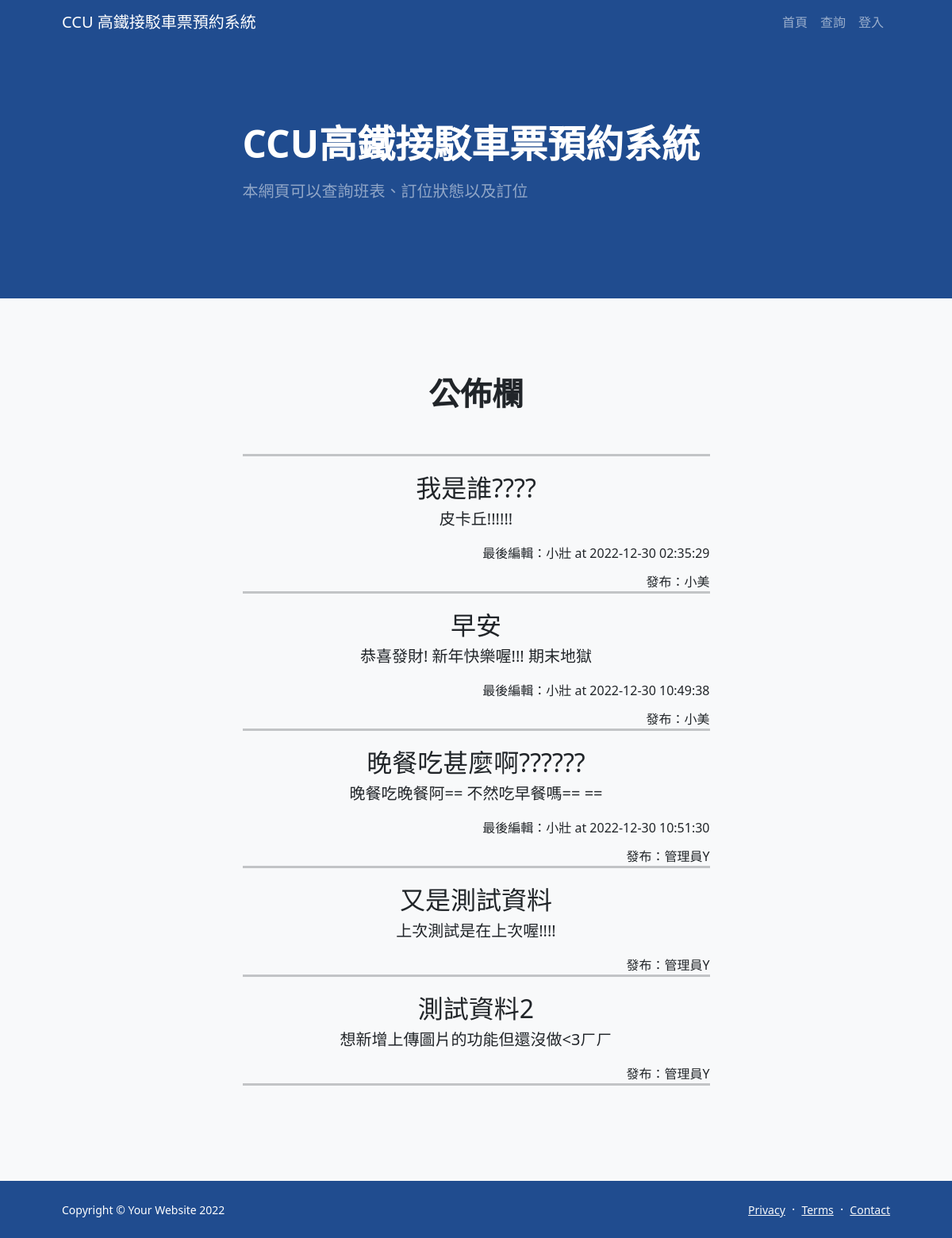
The page / on the database its author committed.
### tables this page shows
CREATE TABLE IF NOT EXISTS `announcement` (
  `index` bigint(20) NOT NULL AUTO_INCREMENT,
  `title` varchar(50) DEFAULT NULL,
  `date` datetime DEFAULT NULL,
  `content` varchar(100) DEFAULT NULL,
  `img` varchar(100) DEFAULT NULL,
  `author` varchar(15) DEFAULT NULL,
  `lastedit` varchar(15) DEFAULT NULL,
  PRIMARY KEY (`index`) USING BTREE
);

### index.php (the view, shortened to what this page needs)
<?php
    require_once 'dbconnection.php';
    $sqlanc = 'SELECT * FROM `announcement` ORDER BY `index` DESC';
    $data = $pdo->prepare($sqlanc);
    $data->execute();
    $item = $data->fetchAll();
?>
<!DOCTYPE html>
<html lang="zh-TW">
    <head>
        <link href="https://cdn.jsdelivr.net/npm/bootstrap-icons@1.5.0/font/bootstrap-icons.css" rel="stylesheet" />
        <link rel="stylesheet" href="https://code.jquery.com/ui/1.13.1/themes/smoothness/jquery-ui.css" type="text/css"/>
        <link href="css/styles.css" rel="stylesheet" />
    </head>
    <body class="d-flex flex-column h-100">
        <main class="flex-shrink-0">
            <nav class="navbar navbar-expand-lg navbar-dark bg-dark">
                <div class="container px-5">
                    <a class="navbar-brand" href="index.php">CCU 高鐵接駁車票預約系統</a>
                    <div class="collapse navbar-collapse" id="navbarSupportedContent">
                        <ul class="navbar-nav ms-auto mb-2 mb-lg-0">
                        <li class="nav-item"><a class="nav-link" href="index.php">首頁</a></li>
                        <li class="nav-item"><a class="nav-link" href="searching.php">查詢</a></li>
                        <?php
                            if (empty($_SESSION)){
                                echo '<li class="nav-item"><a class="nav-link" href="login.php">登入</a></li>';
                            }
                        ?>
                        </ul>
                    </div>
                </div>
            </nav>
            <header class="bg-dark py-5">
                <div class="container px-5">
                    <div class="row gx-5 align-items-center justify-content-center">
                        <div class="col-lg-8 col-xl-7 col-xxl-6">
                            <div class="my-5 text-center text-xl-start">
                                <h1 class="display-5 fw-bolder text-white mb-2">CCU高鐵接駁車票預約系統</h1>
                                <p class="lead fw-normal text-white-50 mb-4">本網頁可以查詢班表、訂位狀態以及訂位</p>
                            </div>
                </div>
            </header>
            <div class="py-5 bg-light" id="announce">
                <div class="container px-5 my-5">
                    <div class="row gx-5 justify-content-center">
                        <div class="col-lg-10 col-xl-7">
                            <div class="text-center">
                                <span class='fw-bold display-6 mb-5'>公佈欄</span>
                                <div class="fs-4 mb-4 ">
                                <br>
                                <hr size='5px' width="100%">
                                <?php
                                $index = 0;
                                foreach($item as $i){
                                    if($index==5)break;
                                    echo '<span class="fs-2 ">';echo $i['title'];echo'</span>';
                                    echo '<div class="d-flex align-items-center justify-content-center fs-5">';
                                    echo '<p>'.$i['content'].'</p>'.'</br>'.'</div>';
                                    if(!is_null($i['lastedit'])){
                                        echo '<span class="fw-normal fs-6 float-end">最後編輯：'.$i['lastedit'].' at '.$i['date'].'</span></br>';
                                    }
                                    echo '<span class="fw-normal fs-6 float-end">發布：'.$i['author'].'</span>';
                                    echo '<hr size="5px" width="100%">';
                                    $index++;
                                }
                                ?>
                                </div>
                            </div>
                        </div>
                    </div>
                </div>
            </div>
        </main>
        <footer class="bg-dark py-4 mt-auto">
            <div class="container px-5">
                <div class="row align-items-center justify-content-between flex-column flex-sm-row">
                    <div class="col-auto"><div class="small m-0 text-white">Copyright &copy; Your Website 2022</div></div>
                    <div class="col-auto">
                        <a class="link-light small" href="#!">Privacy</a>
                        <span class="text-white mx-1">&middot;</span>
                        <a class="link-light small" href="#!">Terms</a>
                        <span class="text-white mx-1">&middot;</span>
                        <a class="link-light small" href="#!">Contact</a>
                    </div>
                </div>
            </div>
        </footer>
    </body>
</html>

### rows shown on the page
announcement: title "我是誰????", content "皮卡丘!!!!!!", lastedit "小壯", date "2022-12-30 02:35:29", author "小美"
announcement: title "早安", content "恭喜發財! 新年快樂喔!!! 期末地獄", lastedit "小壯", date "2022-12-30 10:49:38", author "小美"
announcement: title "晚餐吃甚麼啊??????", content "晚餐吃晚餐阿== 不然吃早餐嗎== ==", lastedit "小壯", date "2022-12-30 10:51:30", author "管理員Y"
announcement: title "又是測試資料", content "上次測試是在上次喔!!!!", author "管理員Y"
announcement: title "測試資料2", content "想新增上傳圖片的功能但還沒做<3ㄏㄏ", author "管理員Y"
